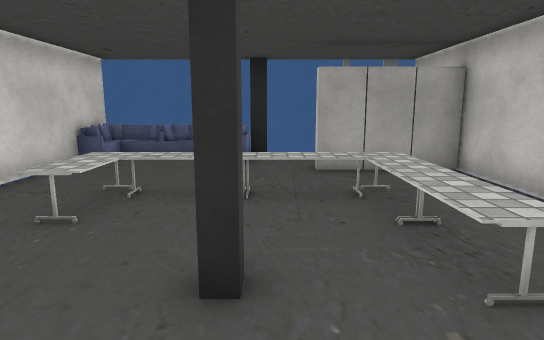
View 1 (above)

12 first-person views from a walk through a 3-D level made in the Unity game engine. The camera is 1.5 m above the floor, tilts 10° down and sees 75° across. The floor is counted in squares, 1 m on a side. Each view is taken from the middle of a square. On the plan, view 1 faces up. The plan holds only what a view shows up to about 16 squares ahead; the rest is blank. The player is left out. Some animated figures are not drawn. Some surface patterns are stand-ins.

View 2
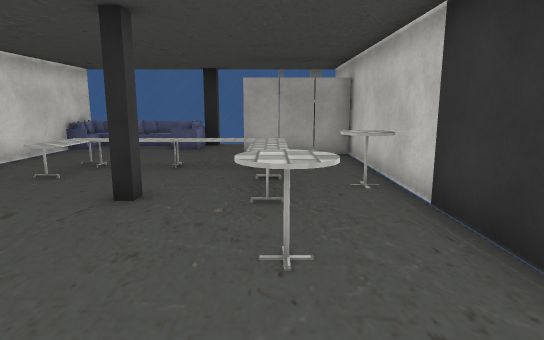

View 3
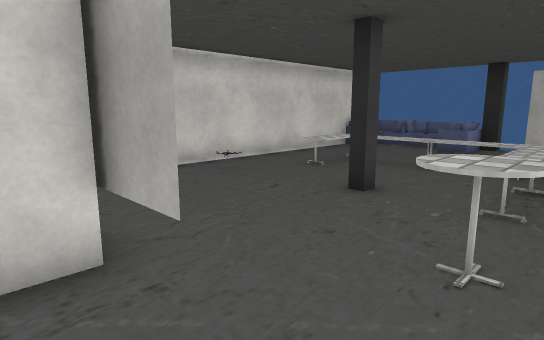

View 4
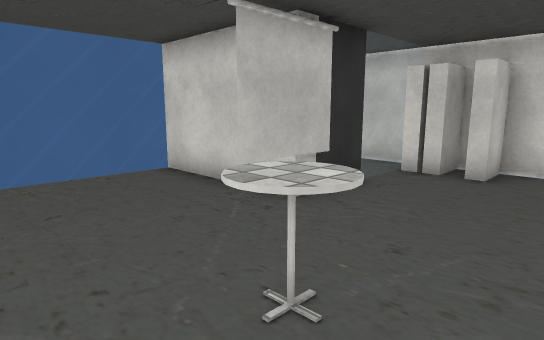

View 5
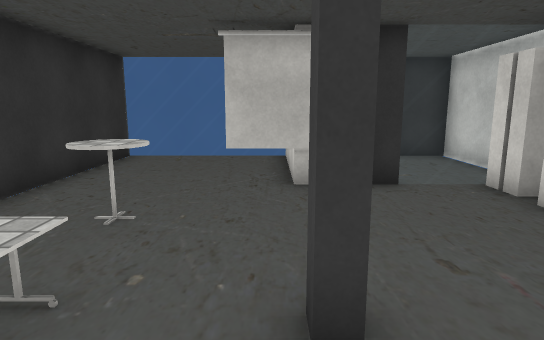

View 6
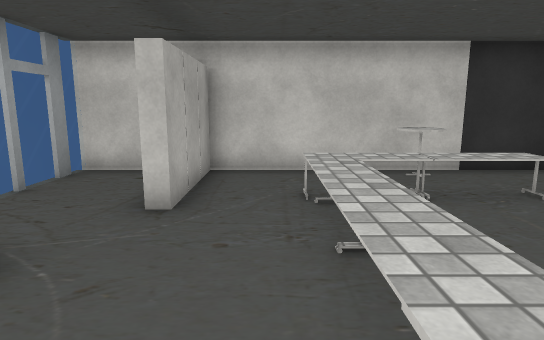

View 7
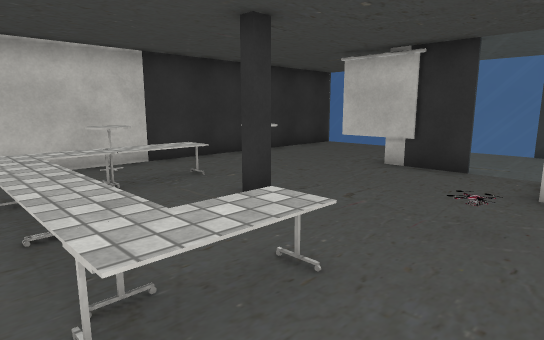

View 8
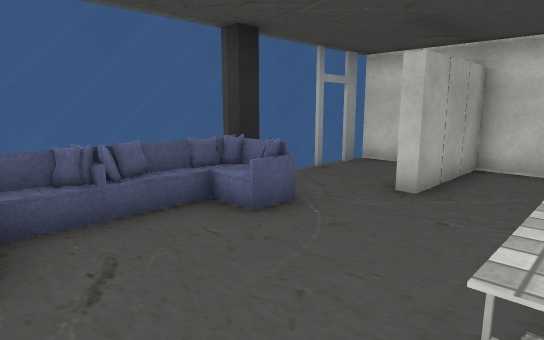

View 9
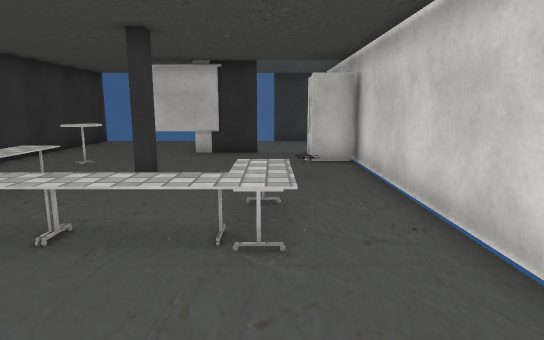

View 10
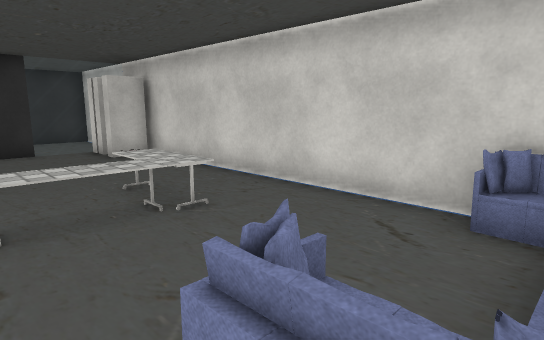

View 11
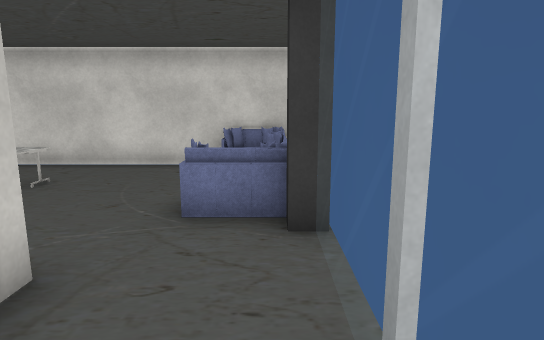

View 12
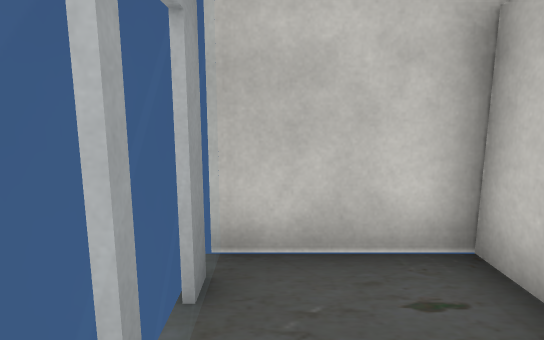

### Floor plan
Key: @ floor where view 1 was taken; # wall or solid block; . floor; = window, fence, low wall or low ledge; S sofa; T table; O other object.
Columns run from 6 left of view 1 to 5 right of it. Each row starts with its distance up from view 1.
 12  ==========#
 11 ##O=##.....#
 10 #S...S.....#
  9 #.......####
  8 #..........#
  7 #..........#
  6 #..TTTTTT..#
  5 #..T....T..#
  4 #.......TTT#
  3 #.....#.T.T#
  2 #..........#
  1 #.......T..#
  0 ###...@.TT.#
 -1 ###........#
 -2  #==##O....#
 -3  #...#.....#
 -4  #...#.....#
 -5  #...#.....#
 -6  ##========#

Positions as (right, up) in squares from view 1, and headings:
1: (0, 0), facing up
2: (2, -3), facing up
3: (3, -3), facing up-left
4: (4, 2), facing down-left
5: (0, 5), facing down
6: (-4, 7), facing right
7: (-5, 7), facing down-right
8: (-5, 6), facing up-right
9: (-3, 10), facing down
10: (0, 11), facing down-left
11: (4, 11), facing left
12: (1, 11), facing right
